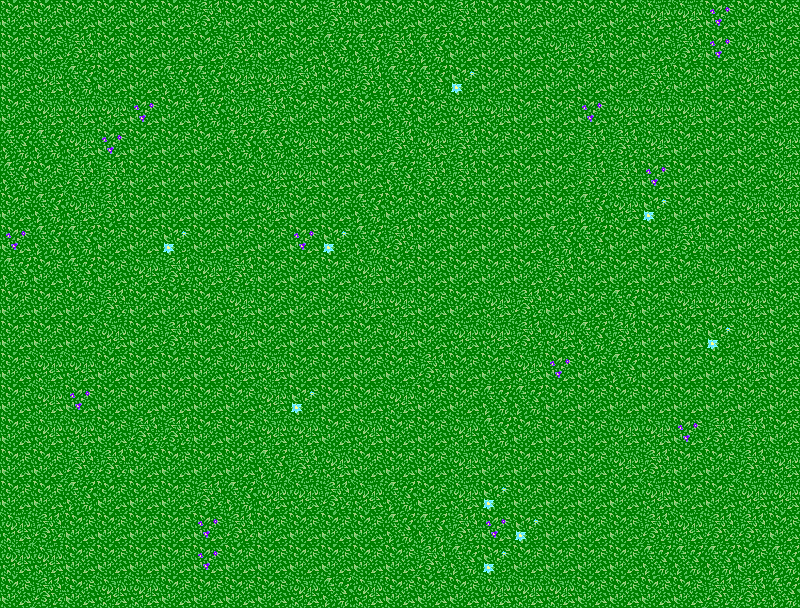

Rendered tile map (Tiled .tmx) drawn with the repository's tilesets; below, a short description and the map source with its tile grids summarised:
An orthogonal 25x19 tile map with 32x32 px tiles, 1 tile layer (background), 3 tilesets and 3 objects (player, enemy_spawner, boss).

<map version="1.0" orientation="orthogonal" width="25" height="19" tilewidth="32" tileheight="32">
 <tileset firstgid="1" name="meta_tileset" tilewidth="32" tileheight="32">
  <image source="../images/meta_tileset.png" width="160" height="32" />
  <tile id="0">
   <properties>
    <property name="type" value="solid" />
   </properties>
  </tile>
 </tileset>
 <tileset firstgid="6" name="bg_tileset" tilewidth="32" tileheight="32">
  <image source="../images/bg_tileset.png" width="256" height="256" />
 </tileset>
 <tileset firstgid="70" name="bg_tileset2" tilewidth="32" tileheight="32">
  <image source="../images/bg_tileset2.png" width="160" height="64" />
 </tileset>
 <layer name="background" width="25" height="19">
  <data>[475 cells, 475 non-empty, 6 distinct tile ids]</data>
 </layer>
 <objectgroup name="entities" width="25" height="19">
  <object name="player" x="456" y="341" width="32" height="32">
   <properties>
    <property name="image" value="player" />
    <property name="spriteheight" value="32" />
    <property name="spritewidth" value="32" />
   </properties>
  </object>
  <object name="enemy_spawner" x="90" y="85">
   <properties>
    <property name="spawn_rate" value="60" />
    <property name="spawn_type" value="enemy" />
   </properties>
  </object>
  <object name="boss" x="637" y="105" width="32" height="32">
   <properties>
    <property name="image" value="boss" />
    <property name="spriteheight" value="32" />
    <property name="spritewidth" value="32" />
   </properties>
  </object>
 </objectgroup>
</map>
